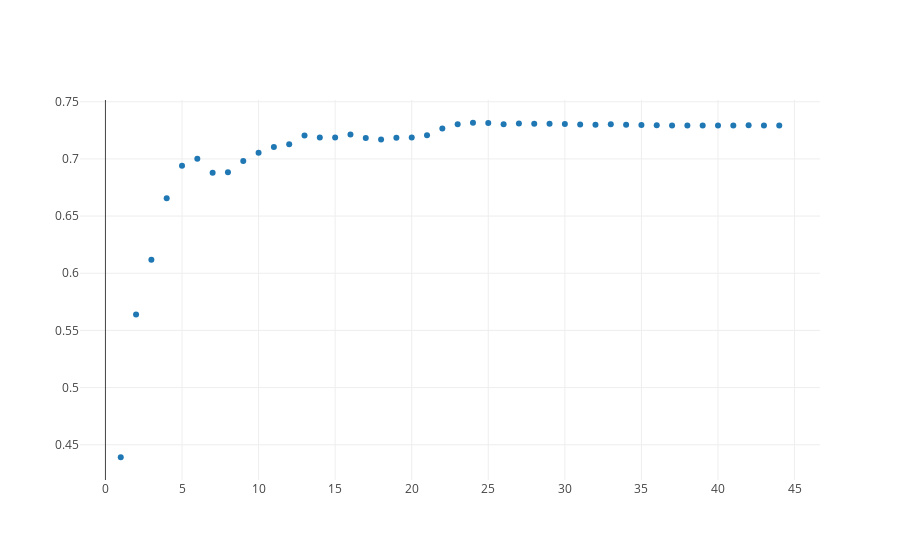

The notebook cell saved with this chart:
### Code cell
from graph import trace_values, plot
trace = trace_values(x_values, y_values)
plot([trace])

### Figure 1 — Plotly figure (JSON) as saved in the notebook; plotly's stock layout.template omitted (floating-point values rounded to 4 significant figures)
{"data": [{"mode": "markers", "name": "data", "text": [], "type": "scatter", "uid": "7d2a6877-db72-4cfd-b83e-162ef05f8e3b", "x": [44, 43, 42, 41, 40, 39, 38, 37, 36, 35, 34, 33, 32, 31, 30, 29, 28, 27, 26, 25, 24, 23, 22, 21, 20, 19, 18, 17, 16, 15, 14, 13, 12, 11, 10, 9, 8, 7, 6, 5, 4, 3, 2, 1], "y": [0.7291, 0.7292, 0.7294, 0.7292, 0.7291, 0.7292, 0.7293, 0.7292, 0.7295, 0.7297, 0.7298, 0.7303, 0.7299, 0.73, 0.7304, 0.7307, 0.7308, 0.7309, 0.7304, 0.7313, 0.7316, 0.7304, 0.7265, 0.7208, 0.7186, 0.7186, 0.717, 0.7183, 0.7214, 0.7186, 0.7186, 0.7204, 0.7129, 0.7104, 0.7053, 0.6981, 0.6884, 0.6879, 0.7003, 0.694, 0.6655, 0.6119, 0.5639, 0.4391]}], "layout": {}}
